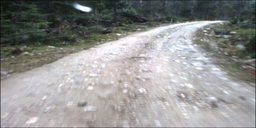
#> input picture data/imgs/0618.png, 256 x 128 px, shrunk from 500 x 250 before the run
$ python BayesSeqInfoFusion_notGNB.py
#> lines starting #> are read from the running program, lines starting #| are printed output that depends on the picture; after the words box and inside, x2 and y2 are one past the last pixel; in counts of white or black regions, pixels touching at a corner belong together; long printed decimals are rounded
import cv2
import numpy as np
import matplotlib.pyplot as plt
from sklearn.metrics import accuracy_score, precision_score, recall_score, confusion_matrix
# Define parameters for foreground (road) and background (non-road) based on prior knowledge or statistics
foreground_params = {
    'mean_rgb': np.array([150, 150, 150]),
    'std_rgb': np.array([20, 20, 20]),
    'mean_lab': np.array([145, 128, 128]),
    'std_lab': np.array([10, 10, 10])
}

background_params = {
    'mean_rgb': np.array([60, 60, 60]),
    'std_rgb': np.array([10, 10, 10]),
    'mean_lab': np.array([80, 128, 128]),
    'std_lab': np.array([10, 10, 10])
}

# Probability calculation function for each pixel using log probabilities
def calculate_log_probability(pixel, mean, std):
    log_prob = -0.5 * ((pixel - mean) / std) ** 2 - np.log(std * np.sqrt(2 * np.pi))
    return np.sum(log_prob)  # Return the sum of log probabilities across RGB channels

# Bayesian segmentation function with incremental evidence fusion using log probabilities
def bayesian_segment_incremental(image, fg_params, bg_params, block_size=3):
#> called with block_size = 3
    height, width, _ = image.shape
#> height = 128; width = 256
    segmented_image = np.zeros((height, width), dtype=np.uint8)

    # Loop over each block in the image
    for i in range(0, height - block_size + 1, block_size):
        for j in range(0, width - block_size + 1, block_size):
            # Initialize log posteriors to 0 (log(1))
            log_posterior_fg = 0
            log_posterior_bg = 0

            # Iterate through each pixel in the block
            for m in range(block_size):
                for n in range(block_size):
                    # Get pixel within the block
                    pixel = image[i + m, j + n]

                    # Calculate log likelihoods for foreground and background
                    log_p_fg = calculate_log_probability(pixel, fg_params['mean_rgb'], fg_params['std_rgb'])
                    log_p_bg = calculate_log_probability(pixel, bg_params['mean_rgb'], bg_params['std_rgb'])

                    # Update log posteriors based on pixel evidence
                    log_posterior_fg += log_p_fg
                    log_posterior_bg += log_p_bg

                    # Calculate log likelihoods for foreground and background
                    log_p_fg = calculate_log_probability(pixel, fg_params['mean_lab'], fg_params['std_lab'])
                    log_p_bg = calculate_log_probability(pixel, bg_params['mean_lab'], bg_params['std_lab'])

                    # Update log posteriors based on pixel evidence
                    log_posterior_fg += log_p_fg
                    log_posterior_bg += log_p_bg

            # Final decision for the block based on accumulated evidence
            label = 1 if log_posterior_fg > log_posterior_bg else 0

            # Assign label to the entire block for smoother segmentation output
            segmented_image[i:i + block_size, j:j + block_size] = label * 255
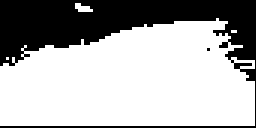
#> segmented_image: shape (128, 256); 67.5% white; 2 black regions (1 under 20 px), largest, box (x1, y1, x2, y2) and area: (0, 0, 256, 128) 10628

    return segmented_image


# Load and prepare the image
image_rgb = cv2.cvtColor(cv2.imread('../../data/imgs/0618.png'), cv2.COLOR_BGR2RGB)

# Apply Bayesian segmentation with incremental fusion
segmented_image = bayesian_segment_incremental(image_rgb, foreground_params, background_params)

# Display segmented image
plt.imshow(segmented_image, cmap='gray')
plt.title("Bayesian Segmented Image with Incremental Evidence Fusion (Log Probabilities)")
plt.show()

# Post-process the segmented image to reduce noise
def post_process(segmented_image, open_kernel_size=3, close_kernel_size=5, min_area=200):
    # Morphological operations to clean up segmentation
#> called with open_kernel_size = 3, close_kernel_size = 5, min_area = 200
    open_kernel = cv2.getStructuringElement(cv2.MORPH_ELLIPSE, (open_kernel_size, open_kernel_size))
    opened = cv2.morphologyEx(segmented_image, cv2.MORPH_OPEN, open_kernel)
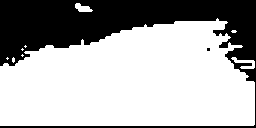
#> opened: shape (128, 256); 67.3% white; 2 black regions (1 under 20 px), largest, box (x1, y1, x2, y2) and area: (0, 0, 256, 128) 10719
    close_kernel = cv2.getStructuringElement(cv2.MORPH_ELLIPSE, (close_kernel_size, close_kernel_size))
    closed = cv2.morphologyEx(opened, cv2.MORPH_CLOSE, close_kernel)
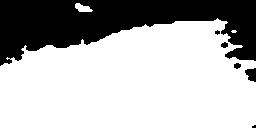
#> closed: shape (128, 256); 69.7% white; 6 black regions (2 under 20 px), largest, box (x1, y1, x2, y2) and area: (0, 0, 256, 66) 9716, (245, 68, 256, 82) 111, (221, 42, 228, 48) 32, (234, 63, 241, 69) 32
    # kernel = cv2.getStructuringElement(cv2.MORPH_ELLIPSE, (kernel_size, kernel_size))
    # opened = cv2.morphologyEx(segmented_image, cv2.MORPH_OPEN, kernel)
    # closed = cv2.morphologyEx(opened, cv2.MORPH_CLOSE, kernel)
    # Connected component analysis
    num_labels, labels, stats, centroids = cv2.connectedComponentsWithStats(closed, connectivity=8)
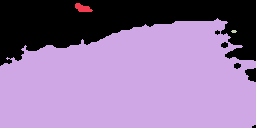
#> labels: shape (128, 256) int32; 4 distinct labels, from 0 to 3; one colour per label, 0 black
    processed_image = np.zeros_like(segmented_image, dtype=np.uint8)
    # Retain large connected components
    for i in range(1, num_labels):
        if stats[i, cv2.CC_STAT_AREA] >= min_area:
            processed_image[labels == i] = 255
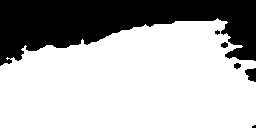
#> processed_image: shape (128, 256); 69.4% white; 6 black regions (2 under 20 px), largest, box (x1, y1, x2, y2) and area: (0, 0, 256, 66) 9833, (245, 68, 256, 82) 111, (221, 42, 228, 48) 32, (234, 63, 241, 69) 32
    return processed_image
# Apply post-processing
processed_segmented_image = post_process(segmented_image)

mask = cv2.imread('../../data/imgs/mask0618.png', cv2.IMREAD_GRAYSCALE)
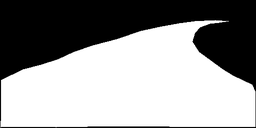
#> input picture data/imgs/mask0618.png, 256 x 128 px, shrunk from 500 x 250 before the run
#> mask is the input picture: shape (128, 256); min 0, max 255, mean 149.7
# Flatten the ground truth and predicted images for evaluation
ground_truth = mask.flatten() // 255  # Assuming mask is in 0 and 255, convert to 0 and 1
predicted = processed_segmented_image.flatten() // 255  # Assuming segmented result is also in 0 and 255

# Calculate accuracy, precision, recall, and confusion matrix
accuracy = accuracy_score(ground_truth, predicted)
precision = precision_score(ground_truth, predicted)
recall = recall_score(ground_truth, predicted)
conf_matrix = confusion_matrix(ground_truth, predicted)

print("Accuracy:", accuracy)
#| Accuracy: 0.8588
print("Precision:", precision)
#| Precision: 0.7966
print("Recall:", recall)
#| Recall: 0.9999
print("Confusion Matrix:\n", conf_matrix)
#| Confusion Matrix:
#|  [[10034  4625]
#|  [    1 18108]]

# Display metrics
plt.imshow(processed_segmented_image, cmap='gray')
plt.title(f"Processed Segmented Image\nAccuracy: {accuracy:.2f}, Precision: {precision:.2f}, Recall: {recall:.2f}")
plt.show()
